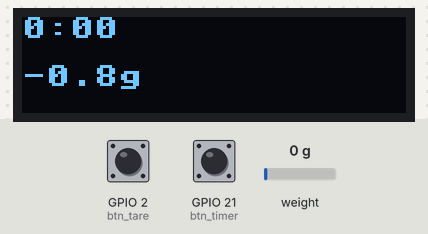
This program was run on a simulated ESP32 board running MicroPython. On the bench: 128×32 one-colour display. Inputs (shaded band) come from the test bench; at power-on: GPIO 21 (btn_timer) HIGH, weight on the scale 0 g, GPIO 2 (btn_tare) HIGH. Library files of the repository ran but are not shown: ssd1306.py, hx711.py; what the program prints to the serial console is not drawn.

Above: at 5.5 s.
5.6 s: GPIO 21 (btn_timer) pulled LOW for 1 s
At 8.5 s:
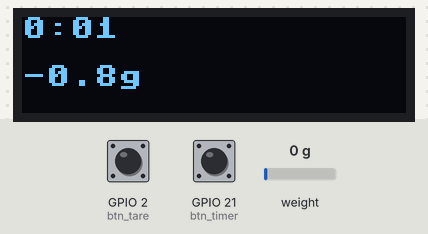
9.6 s: weight on the scale set to 100 g
At 12.1 s:
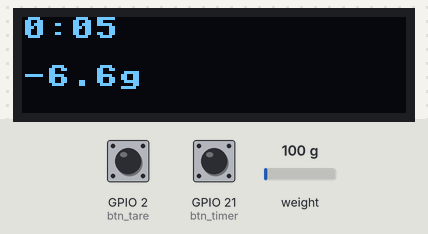
12.2 s: GPIO 2 (btn_tare) pulled LOW for 0.15 s
At 15.0 s:
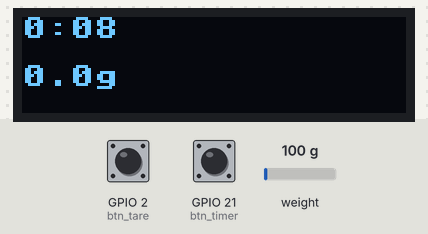
15.1 s: GPIO 2 (btn_tare) pulled LOW for 1 s
18.0 s: weight on the scale set to 1250 g
At 20.2 s:
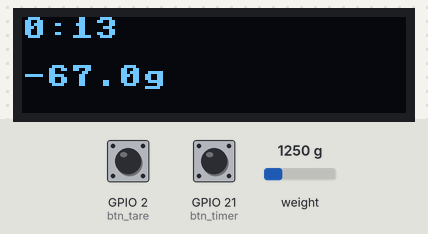
20.4 s: GPIO 2 (btn_tare) pulled LOW for 0.15 s
At 22.6 s:
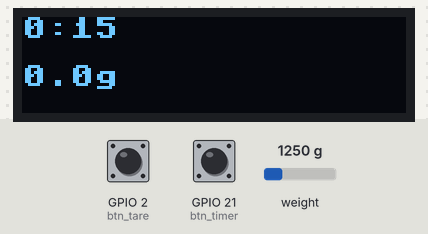
Timing chart, 0 to 24.1 s (numbered marks = the images above; inputs shaded):
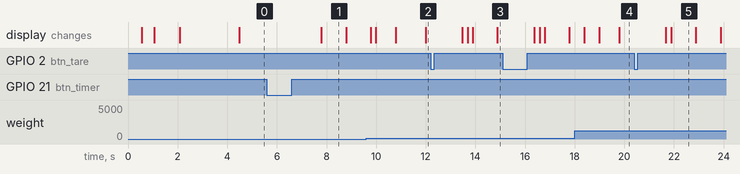

The program:

main.py
```python
from machine import Pin, I2C
import ssd1306
import time
from hx711 import HX711

# =======================
# Pin Config (XIAO ESP32-C6)
# =======================
HX711_DT = 0
HX711_SCK = 1
OLED_SCL = 23
OLED_SDA = 22
BTN_TARE = 2
BTN_TIMER = 21

# =======================
# Calibration & Timing
# =======================
CALIBRATION_FACTOR = 38 / 24800
REFRESH_MS = 10
LONG_PRESS_MS = 1500

# =======================
# Reference-style Filtering
# =======================
TMA_WINDOW = 16
STEP_THRESHOLD_G = 0.8
PREFILL_CYCLES = 6
DISPLAY_HYST_G = 0.2

class TrimmedMovingAverage:
    def __init__(self, size=16):
        self.size = size
        self.buf = []
        self.prefill_cycles_remaining = 0

    def reset(self):
        self.buf = []
        self.prefill_cycles_remaining = 0

    def prefill(self, sample, cycles=6):
        self.buf = [sample] * min(self.size, max(1, len(self.buf) or self.size))
        self.prefill_cycles_remaining = max(0, cycles)

    def push(self, sample):
        if self.prefill_cycles_remaining > 0:
            self.buf = [sample] * len(self.buf)
            self.prefill_cycles_remaining -= 1
            return sample
        self.buf.append(sample)
        if len(self.buf) > self.size:
            self.buf.pop(0)
        return self.value()

    def value(self):
        n = len(self.buf)
        if n < 4:
            return sum(self.buf) / max(1, n)
        srt = sorted(self.buf)
        core = srt[1:-1]
        return sum(core) / len(core)

class StepDetector:
    def __init__(self, threshold):
        self.threshold = threshold
        self.prev_delta_exceeded = False

    def check(self, new_sample, current_avg):
        if current_avg is None:
            self.prev_delta_exceeded = False
            return False
        delta = abs(new_sample - current_avg)
        exceeded = delta > self.threshold
        is_step = exceeded and self.prev_delta_exceeded
        self.prev_delta_exceeded = exceeded
        return is_step

class DisplayHysteresis:
    def __init__(self, threshold_display_units):
        self.threshold = threshold_display_units
        self.last_display = None

    def decide(self, proposed_value):
        if self.last_display is None:
            self.last_display = proposed_value
            return proposed_value
        if abs(proposed_value - self.last_display) < self.threshold:
            return self.last_display
        self.last_display = proposed_value
        return proposed_value

# =======================
# Hardware Init
# =======================
i2c = I2C(0, scl=Pin(OLED_SCL), sda=Pin(OLED_SDA), freq=400000)
display = ssd1306.SSD1306_I2C(128, 32, i2c, addr=0x3C)
display.rotate()

hx = HX711(dout=HX711_DT, pd_sck=HX711_SCK)
btn_tare = Pin(BTN_TARE, Pin.IN, Pin.PULL_UP)
btn_timer = Pin(BTN_TIMER, Pin.IN, Pin.PULL_UP)

tma = TrimmedMovingAverage(size=TMA_WINDOW)
step = StepDetector(threshold=STEP_THRESHOLD_G)
disp = DisplayHysteresis(threshold_display_units=DISPLAY_HYST_G)

# =======================
# Eye Drawing
# =======================
def draw_dome_eye(cx, cy, rx, ry, pupil_offset):
    for dx in range(-rx, rx + 1):
        for dy in range(-ry, 1):
            if (dx*dx)/(rx*rx) + (dy*dy)/(ry*ry) <= 1:
                display.pixel(cx + dx, cy + dy, 1)
    for dx in range(-rx, rx + 1):
        display.pixel(cx + dx, cy, 1)
    for dx in range(-1, 2):
        for dy in range(-1, 2):
            display.pixel(cx + pupil_offset + dx, cy - 1 + dy, 0)

def draw_eyes(pupil_offset):
    display.fill(0)
    draw_dome_eye(40, 8, 5, 4, pupil_offset)
    draw_dome_eye(88, 8, 5, 4, pupil_offset)
    display.show()

def draw_smile():
    display.fill(0)
    draw_dome_eye(40, 14, 5, 4, 0)
    draw_dome_eye(88, 14, 5, 4, 0)
    for x in range(54, 74):
        y = int(32 - 0.04 * (x - 64) ** 2)
        display.pixel(x, y, 1)
    display.show()

def write_text():
    display.fill(0)
    display.text("Happy brewing!", 5, 15)
    display.show()

# =======================
# Startup Animation
# =======================
print("Intitialising......")
draw_eyes(-2)
time.sleep(0.5)
draw_eyes(2)
time.sleep(0.5)
draw_smile()
time.sleep(1.0)
write_text()
time.sleep(1.0)

hx.tare()
tma.reset()
disp.last_display = None
time.sleep(0.5)
print("Taring complete. Display is live.")

# =======================
# Timer State
# =======================
timer_running = False
elapsed_ms = 0
last_tick = time.ticks_ms()
timer_btn_pressed_time = None
long_press_handled = False

# =======================
# Main Loop
# =======================
while True:
    now = time.ticks_ms()
    dt = time.ticks_diff(now, last_tick)
    last_tick = now

    if timer_running:
        elapsed_ms += dt

    if btn_tare.value() == 0:
        hx.tare()
        tma.reset()
        disp.last_display = None
        time.sleep(0.3)
        print("Tare pressed")

    if btn_timer.value() == 0:
        if timer_btn_pressed_time is None:
            timer_btn_pressed_time = now
            long_press_handled = False
        elif not long_press_handled and time.ticks_diff(now, timer_btn_pressed_time) > LONG_PRESS_MS:
            elapsed_ms = 0
            timer_running = False
            long_press_handled = True
            print("Timer reset & stopped")
            time.sleep(0.3)
    else:
        if timer_btn_pressed_time is not None:
            if not long_press_handled and time.ticks_diff(now, timer_btn_pressed_time) <= LONG_PRESS_MS:
                timer_running = not timer_running
                print("Timer", "started" if timer_running else "stopped")
            timer_btn_pressed_time = None
            long_press_handled = False

    raw_val = hx.get_value()
    if raw_val is not None:
        weight_grams = -raw_val * CALIBRATION_FACTOR
        current_avg = tma.value()

        if step.check(weight_grams, current_avg):
            tma.prefill(weight_grams, cycles=PREFILL_CYCLES)

        filtered_weight = tma.push(weight_grams)
        displayed_weight = disp.decide(filtered_weight)

        if displayed_weight < -0.2:
            weight_text = "-{:.1f}g".format(abs(displayed_weight))
        elif displayed_weight < 0.2:
            weight_text = "0.0g"
        else:
            weight_text = "{:.1f}g".format(abs(displayed_weight))

        secs = elapsed_ms // 1000
        minutes = secs // 60
        seconds = secs % 60
        time_text = "{}:{:02d}".format(minutes, seconds)

        display.fill(0)
        display.text(time_text, 0, 0)
        display.text(weight_text, 0, 16)
        display.show()

        print("Raw: {:>10} | Weight: {:.2f} g | Display Weight: {} | Timer: {}".format(raw_val, displayed_weight, weight_text, time_text), end='\r')
    else:
        print("No valid reading", end='\r')

    time.sleep_ms(REFRESH_MS)
```

Measured:
- after the input at 5.6 s, the display: changes after 2.2 s (image 1)
- what the display in image 1 shows lasts 1.0 s, from 7.8 s to 8.8 s
